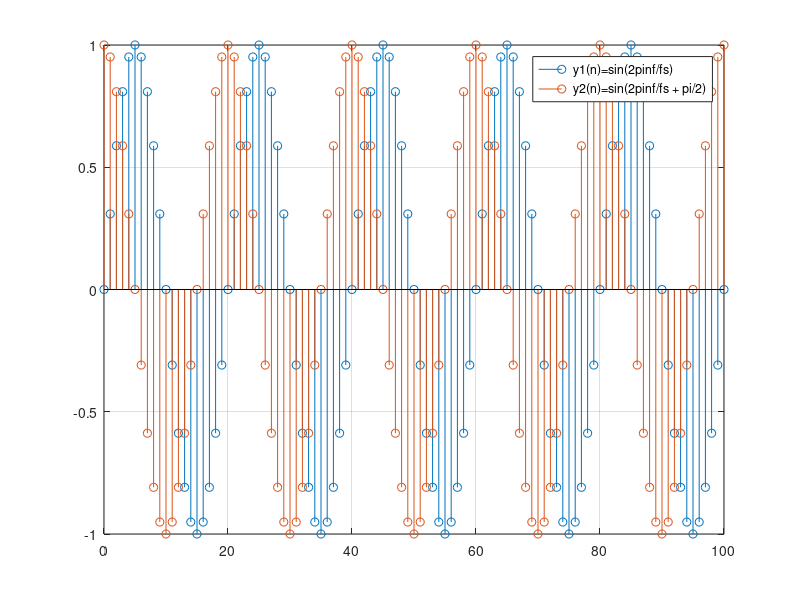
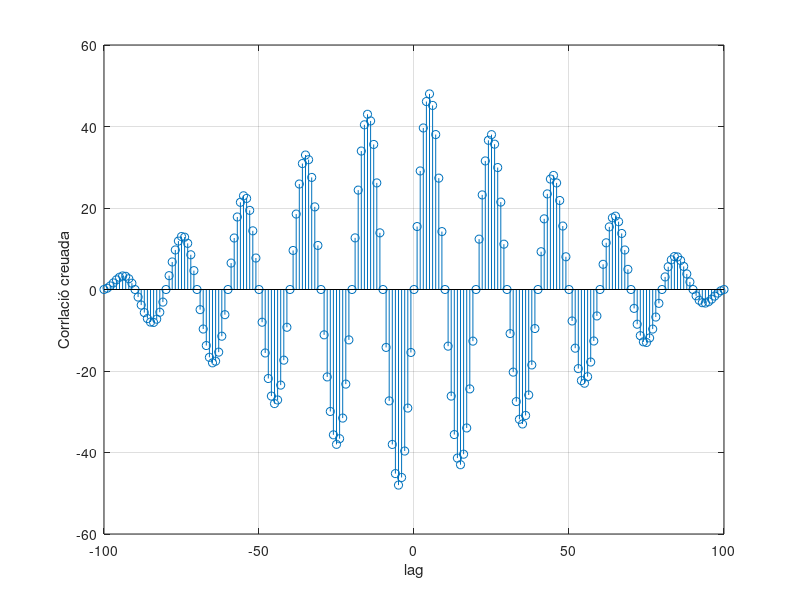
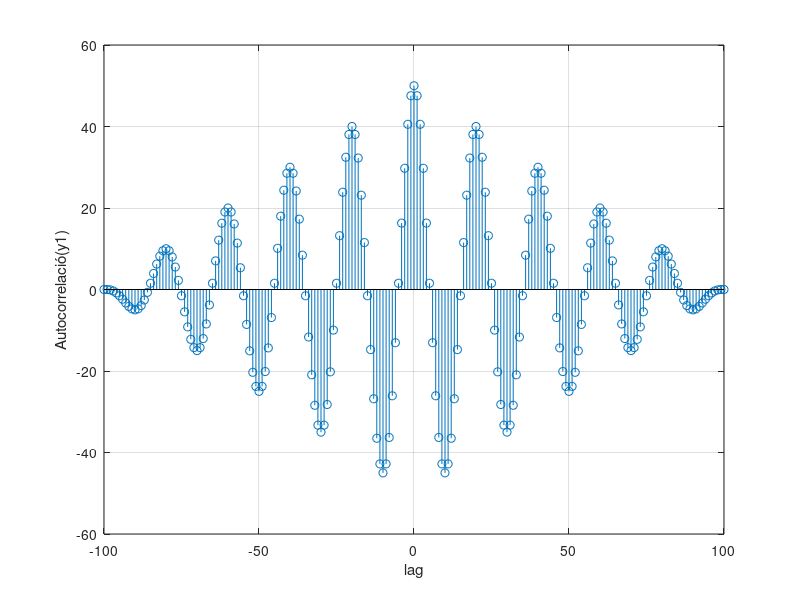
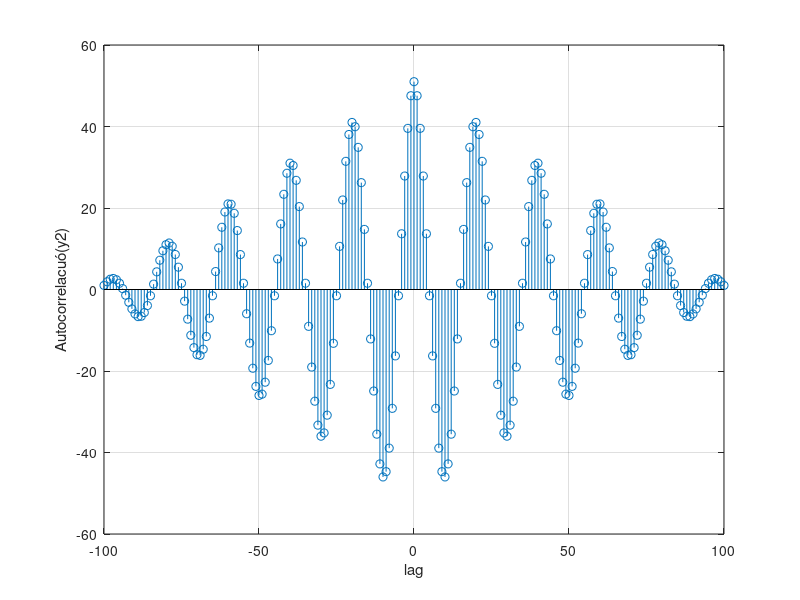

These charts were generated, in order, by the following MATLAB code:
clear all;
close all;

fs=1000;
f=50;
mida=0.1;
n=0:fs*mida;
y1=sin(2*pi*n*f/fs);
y2=sin(2*pi*n*f/fs+pi/2); % senyal desfasada 90º

figure(1);
% senyals y1 i y2
stem(n, y1);
hold on;
stem(n,y2);
hold off;
legend('y1(n)=sin(2pinf/fs)','y2(n)=sin(2pinf/fs + pi/2)'); grid;

% correlacio(y1, y2)
[c1,lags1] = xcorr(y1,y2);
figure(2);
stem(lags1,c1);
xlabel('lag'); ylabel('Corrlació creuada'); grid;

% autocorrelacio(y1)
[c2,lags2] = xcorr(y1,y1);
figure(3);
stem(lags2,c2);
xlabel('lag'); ylabel('Autocorrelació(y1)'); grid;

% autocorrelacio(y2)
[c3,lags3] = xcorr(y2,y2);
figure(4);
stem(lags3,c3);
xlabel('lag'); ylabel('Autocorrelacuó(y2)'); grid;
